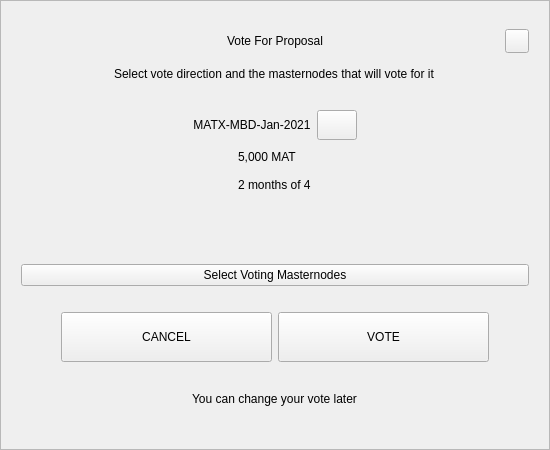
<?xml version="1.0" encoding="UTF-8"?>
<ui version="4.0">
 <class>VoteDialog</class>
 <widget class="QWidget" name="VoteDialog">
  <property name="geometry">
   <rect>
    <x>0</x>
    <y>0</y>
    <width>550</width>
    <height>450</height>
   </rect>
  </property>
  <layout class="QVBoxLayout" name="verticalLayout_1">
   <property name="spacing">
    <number>0</number>
   </property>
   <property name="leftMargin">
    <number>0</number>
   </property>
   <property name="topMargin">
    <number>0</number>
   </property>
   <property name="rightMargin">
    <number>0</number>
   </property>
   <property name="bottomMargin">
    <number>0</number>
   </property>
   <item>
    <widget class="QFrame" name="frame">
     <property name="styleSheet">
      <string notr="true"/>
     </property>
     <property name="frameShape">
      <enum>QFrame::StyledPanel</enum>
     </property>
     <property name="frameShadow">
      <enum>QFrame::Raised</enum>
     </property>
     <layout class="QVBoxLayout" name="verticalLayout_2">
      <property name="spacing">
       <number>6</number>
      </property>
      <property name="leftMargin">
       <number>20</number>
      </property>
      <property name="topMargin">
       <number>20</number>
      </property>
      <property name="rightMargin">
       <number>20</number>
      </property>
      <property name="bottomMargin">
       <number>20</number>
      </property>
      <item>
       <layout class="QHBoxLayout" name="horizontalLayout_1">
        <property name="spacing">
         <number>0</number>
        </property>
        <item>
         <spacer name="horizontalSpacer_1">
          <property name="orientation">
           <enum>Qt::Horizontal</enum>
          </property>
          <property name="sizeHint" stdset="0">
           <size>
            <width>40</width>
            <height>20</height>
           </size>
          </property>
         </spacer>
        </item>
        <item>
         <widget class="QLabel" name="labelTitle">
          <property name="minimumSize">
           <size>
            <width>0</width>
            <height>40</height>
           </size>
          </property>
          <property name="maximumSize">
           <size>
            <width>16777215</width>
            <height>40</height>
           </size>
          </property>
          <property name="styleSheet">
           <string notr="true">padding-left:24px;</string>
          </property>
          <property name="text">
           <string>Vote For Proposal</string>
          </property>
          <property name="alignment">
           <set>Qt::AlignCenter</set>
          </property>
          <property name="margin">
           <number>7</number>
          </property>
         </widget>
        </item>
        <item>
         <spacer name="horizontalSpacer_2">
          <property name="orientation">
           <enum>Qt::Horizontal</enum>
          </property>
          <property name="sizeHint" stdset="0">
           <size>
            <width>40</width>
            <height>20</height>
           </size>
          </property>
         </spacer>
        </item>
        <item>
         <widget class="QPushButton" name="btnEsc">
          <property name="minimumSize">
           <size>
            <width>24</width>
            <height>24</height>
           </size>
          </property>
          <property name="maximumSize">
           <size>
            <width>24</width>
            <height>24</height>
           </size>
          </property>
          <property name="focusPolicy">
           <enum>Qt::NoFocus</enum>
          </property>
          <property name="text">
           <string/>
          </property>
         </widget>
        </item>
       </layout>
      </item>
      <item alignment="Qt::AlignHCenter">
       <widget class="QLabel" name="labelSubtitle">
        <property name="text">
         <string>Select vote direction and the masternodes that will vote for it</string>
        </property>
       </widget>
      </item>
      <item>
       <spacer name="verticalSpacer_1">
        <property name="orientation">
         <enum>Qt::Vertical</enum>
        </property>
        <property name="sizeType">
         <enum>QSizePolicy::Expanding</enum>
        </property>
        <property name="sizeHint" stdset="0">
         <size>
          <width>20</width>
          <height>40</height>
         </size>
        </property>
       </spacer>
      </item>
      <item>
       <layout class="QHBoxLayout" name="horizontalLayout_2">
        <item>
         <spacer name="horizontalSpacer_3">
          <property name="orientation">
           <enum>Qt::Horizontal</enum>
          </property>
          <property name="sizeHint" stdset="0">
           <size>
            <width>40</width>
            <height>20</height>
           </size>
          </property>
         </spacer>
        </item>
        <item>
         <widget class="QLabel" name="labelTitleVote">
          <property name="minimumSize">
           <size>
            <width>0</width>
            <height>30</height>
           </size>
          </property>
          <property name="text">
           <string notr="true">MATX-MBD-Jan-2021</string>
          </property>
          <property name="alignment">
           <set>Qt::AlignCenter</set>
          </property>
          <property name="wordWrap">
           <bool>true</bool>
          </property>
         </widget>
        </item>
        <item>
         <widget class="QPushButton" name="btnLink">
          <property name="minimumSize">
           <size>
            <width>0</width>
            <height>30</height>
           </size>
          </property>
          <property name="maximumSize">
           <size>
            <width>16777215</width>
            <height>30</height>
           </size>
          </property>
          <property name="cursor">
           <cursorShape>PointingHandCursor</cursorShape>
          </property>
          <property name="text">
           <string/>
          </property>
         </widget>
        </item>
        <item>
         <spacer name="horizontalSpacer_4">
          <property name="orientation">
           <enum>Qt::Horizontal</enum>
          </property>
          <property name="sizeHint" stdset="0">
           <size>
            <width>40</width>
            <height>20</height>
           </size>
          </property>
         </spacer>
        </item>
       </layout>
      </item>
      <item alignment="Qt::AlignHCenter">
       <widget class="QWidget" name="widget" native="true">
        <property name="minimumSize">
         <size>
          <width>0</width>
          <height>50</height>
         </size>
        </property>
        <layout class="QVBoxLayout" name="verticalLayout_3">
         <property name="spacing">
          <number>6</number>
         </property>
         <property name="leftMargin">
          <number>0</number>
         </property>
         <property name="topMargin">
          <number>0</number>
         </property>
         <property name="rightMargin">
          <number>0</number>
         </property>
         <property name="bottomMargin">
          <number>0</number>
         </property>
         <item>
          <widget class="QLabel" name="labelAmount">
           <property name="text">
            <string notr="true">5,000 MAT</string>
           </property>
          </widget>
         </item>
         <item>
          <widget class="QLabel" name="labelTime">
           <property name="text">
            <string notr="true">2 months of 4</string>
           </property>
          </widget>
         </item>
        </layout>
       </widget>
      </item>
      <item>
       <spacer name="verticalSpacer_2">
        <property name="orientation">
         <enum>Qt::Vertical</enum>
        </property>
        <property name="sizeType">
         <enum>QSizePolicy::Fixed</enum>
        </property>
        <property name="sizeHint" stdset="0">
         <size>
          <width>20</width>
          <height>10</height>
         </size>
        </property>
       </spacer>
      </item>
      <item>
       <widget class="QWidget" name="containerVotes" native="true">
        <property name="minimumSize">
         <size>
          <width>0</width>
          <height>36</height>
         </size>
        </property>
        <layout class="QHBoxLayout" name="horizontalLayout_3" stretch="1,0,1">
         <property name="spacing">
          <number>0</number>
         </property>
         <property name="leftMargin">
          <number>0</number>
         </property>
         <property name="topMargin">
          <number>0</number>
         </property>
         <property name="rightMargin">
          <number>0</number>
         </property>
         <property name="bottomMargin">
          <number>0</number>
         </property>
         <item>
          <widget class="QWidget" name="containerNo" native="true">
           <property name="sizePolicy">
            <sizepolicy hsizetype="Expanding" vsizetype="Preferred">
             <horstretch>0</horstretch>
             <verstretch>0</verstretch>
            </sizepolicy>
           </property>
           <property name="minimumSize">
            <size>
             <width>0</width>
             <height>36</height>
            </size>
           </property>
           <layout class="QGridLayout" name="gridLayout">
            <property name="leftMargin">
             <number>0</number>
            </property>
            <property name="topMargin">
             <number>0</number>
            </property>
            <property name="rightMargin">
             <number>0</number>
            </property>
            <property name="bottomMargin">
             <number>0</number>
            </property>
            <property name="spacing">
             <number>0</number>
            </property>
           </layout>
          </widget>
         </item>
         <item>
          <spacer name="horizontalSpacer_5">
           <property name="orientation">
            <enum>Qt::Horizontal</enum>
           </property>
           <property name="sizeType">
            <enum>QSizePolicy::Fixed</enum>
           </property>
           <property name="sizeHint" stdset="0">
            <size>
             <width>16</width>
             <height>20</height>
            </size>
           </property>
          </spacer>
         </item>
         <item>
          <widget class="QWidget" name="containerYes" native="true">
           <property name="minimumSize">
            <size>
             <width>0</width>
             <height>36</height>
            </size>
           </property>
           <property name="layoutDirection">
            <enum>Qt::LeftToRight</enum>
           </property>
           <layout class="QGridLayout" name="gridLayout_2">
            <property name="leftMargin">
             <number>0</number>
            </property>
            <property name="topMargin">
             <number>0</number>
            </property>
            <property name="rightMargin">
             <number>0</number>
            </property>
            <property name="bottomMargin">
             <number>0</number>
            </property>
            <property name="horizontalSpacing">
             <number>0</number>
            </property>
           </layout>
          </widget>
         </item>
        </layout>
       </widget>
      </item>
      <item>
       <spacer name="verticalSpacer_3">
        <property name="orientation">
         <enum>Qt::Vertical</enum>
        </property>
        <property name="sizeType">
         <enum>QSizePolicy::Fixed</enum>
        </property>
        <property name="sizeHint" stdset="0">
         <size>
          <width>20</width>
          <height>10</height>
         </size>
        </property>
       </spacer>
      </item>
      <item>
       <widget class="QPushButton" name="btnSelectMasternodes">
        <property name="cursor">
         <cursorShape>PointingHandCursor</cursorShape>
        </property>
        <property name="text">
         <string>Select Voting Masternodes</string>
        </property>
       </widget>
      </item>
      <item>
       <spacer name="verticalSpacer_4">
        <property name="orientation">
         <enum>Qt::Vertical</enum>
        </property>
        <property name="sizeType">
         <enum>QSizePolicy::Fixed</enum>
        </property>
        <property name="sizeHint" stdset="0">
         <size>
          <width>20</width>
          <height>20</height>
         </size>
        </property>
       </spacer>
      </item>
      <item>
       <layout class="QHBoxLayout" name="horizontalLayout_4" stretch="0,2,2,0">
        <item>
         <spacer name="horizontalSpacer_6">
          <property name="orientation">
           <enum>Qt::Horizontal</enum>
          </property>
          <property name="sizeHint" stdset="0">
           <size>
            <width>40</width>
            <height>20</height>
           </size>
          </property>
         </spacer>
        </item>
        <item>
         <widget class="QPushButton" name="btnCancel">
          <property name="minimumSize">
           <size>
            <width>0</width>
            <height>50</height>
           </size>
          </property>
          <property name="focusPolicy">
           <enum>Qt::NoFocus</enum>
          </property>
          <property name="text">
           <string>CANCEL</string>
          </property>
         </widget>
        </item>
        <item>
         <widget class="QPushButton" name="btnSave">
          <property name="minimumSize">
           <size>
            <width>0</width>
            <height>50</height>
           </size>
          </property>
          <property name="focusPolicy">
           <enum>Qt::NoFocus</enum>
          </property>
          <property name="text">
           <string>VOTE</string>
          </property>
         </widget>
        </item>
        <item>
         <spacer name="horizontalSpacer_7">
          <property name="orientation">
           <enum>Qt::Horizontal</enum>
          </property>
          <property name="sizeHint" stdset="0">
           <size>
            <width>40</width>
            <height>20</height>
           </size>
          </property>
         </spacer>
        </item>
       </layout>
      </item>
      <item>
       <spacer name="verticalSpacer_5">
        <property name="orientation">
         <enum>Qt::Vertical</enum>
        </property>
        <property name="sizeType">
         <enum>QSizePolicy::Expanding</enum>
        </property>
        <property name="sizeHint" stdset="0">
         <size>
          <width>20</width>
          <height>10</height>
         </size>
        </property>
       </spacer>
      </item>
      <item>
       <spacer name="verticalSpacer_6">
        <property name="orientation">
         <enum>Qt::Vertical</enum>
        </property>
        <property name="sizeHint" stdset="0">
         <size>
          <width>20</width>
          <height>40</height>
         </size>
        </property>
       </spacer>
      </item>
      <item alignment="Qt::AlignHCenter">
       <widget class="QLabel" name="labelMessage">
        <property name="text">
         <string>You can change your vote later</string>
        </property>
       </widget>
      </item>
      <item>
       <spacer name="verticalSpacer_7">
        <property name="orientation">
         <enum>Qt::Vertical</enum>
        </property>
        <property name="sizeType">
         <enum>QSizePolicy::Expanding</enum>
        </property>
        <property name="sizeHint" stdset="0">
         <size>
          <width>20</width>
          <height>40</height>
         </size>
        </property>
       </spacer>
      </item>
     </layout>
    </widget>
   </item>
  </layout>
 </widget>
 <resources/>
 <connections/>
</ui>
